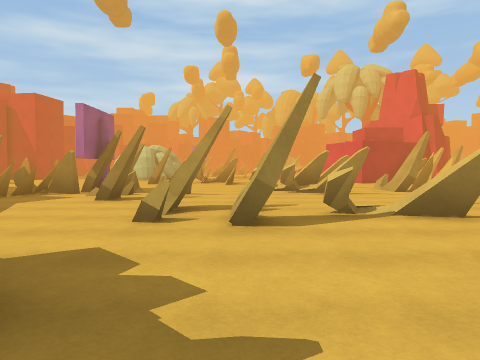
View 1 (above)

24 first-person views from a walk through a scene from a Unity 3-D project. The camera is 1.3 m above the floor, tilts 2° down and sees 70° across. The floor is counted in squares, 1.8 m on a side. Each view is taken from the middle of a square. On the plan, view 1 faces up. The plan holds only what a view shows up to about 11 squares ahead; the rest is blank. The place goes on beyond the plan. The player is left out.

View 2
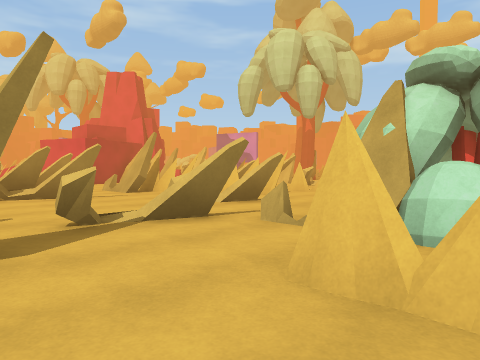

View 3
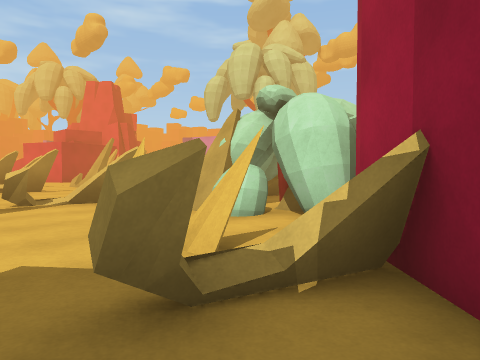

View 4
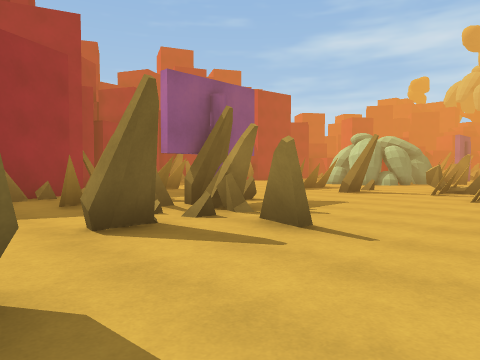

View 5
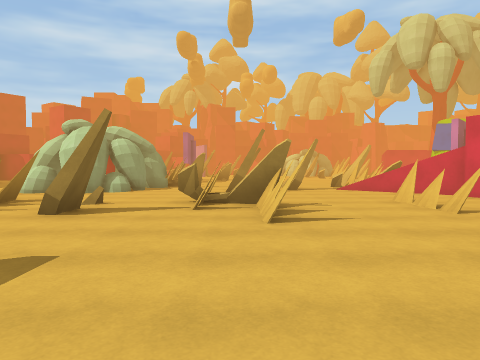

View 6
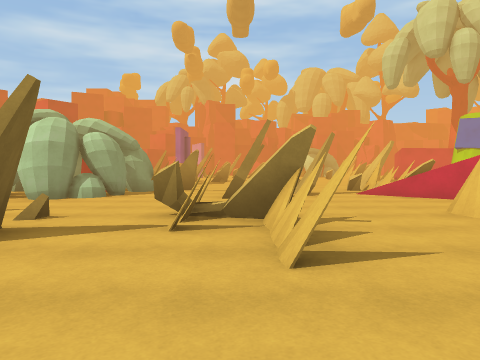

View 7
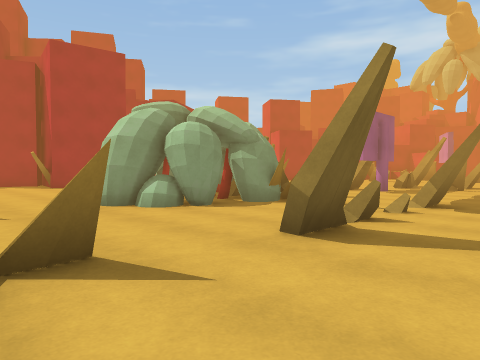

View 8
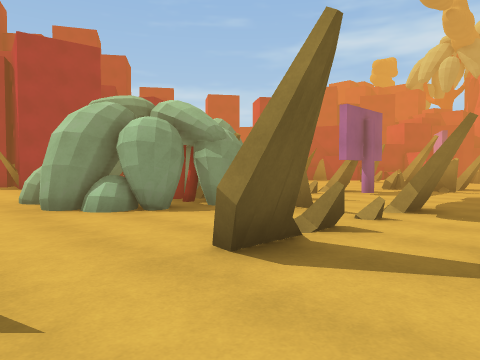

View 9
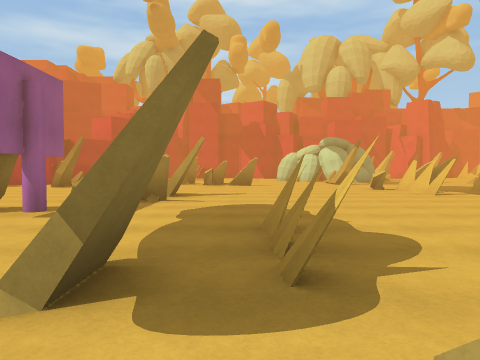

View 10
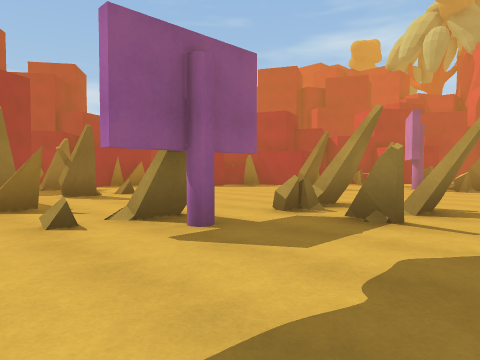

View 11
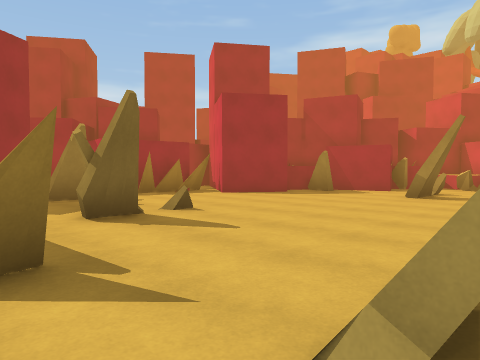

View 12
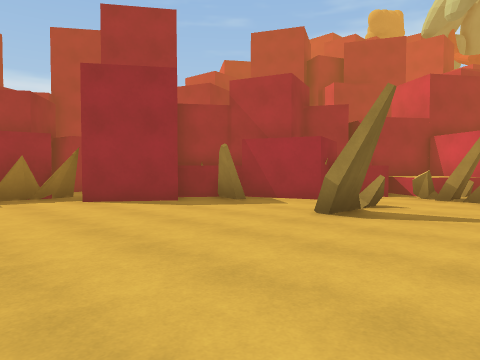

View 13
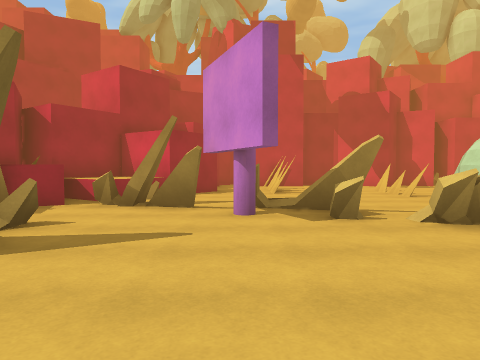

View 14
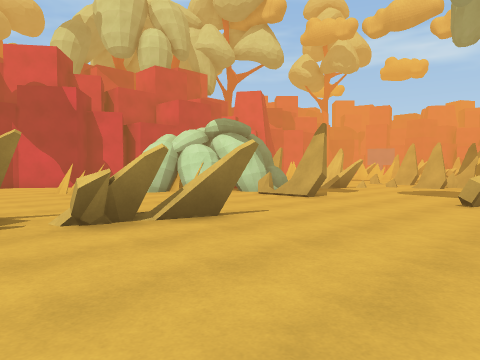

View 15
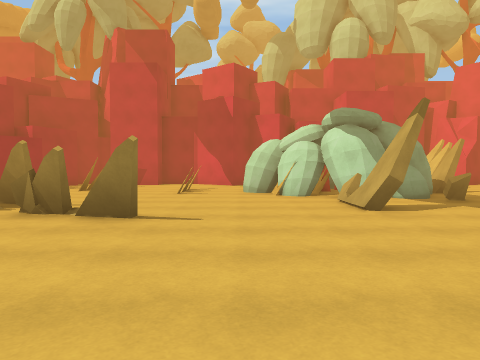

View 16
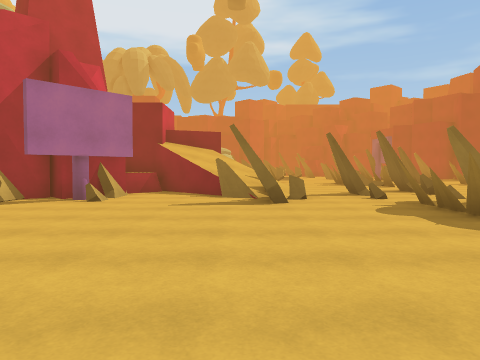

View 17
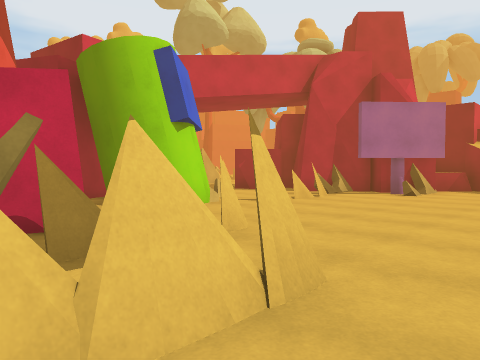

View 18
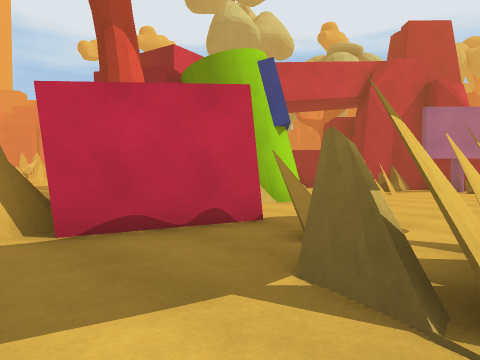

View 19
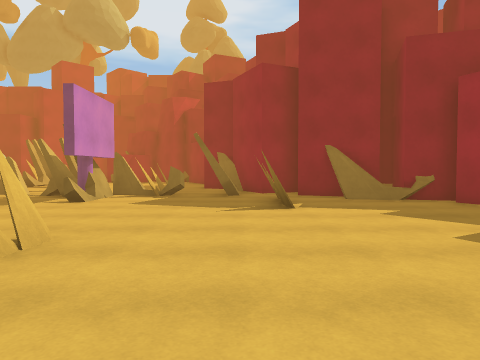

View 20
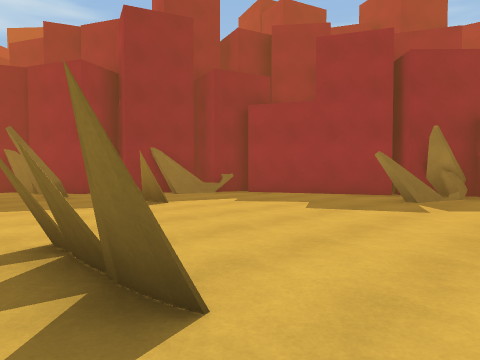

View 21
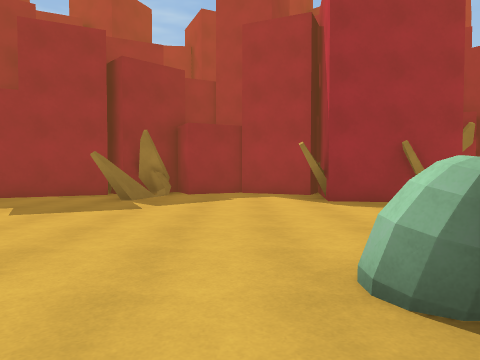

View 22
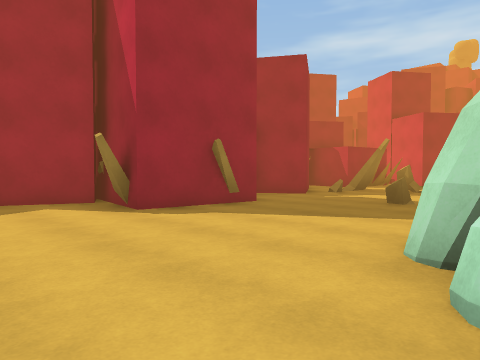

View 23
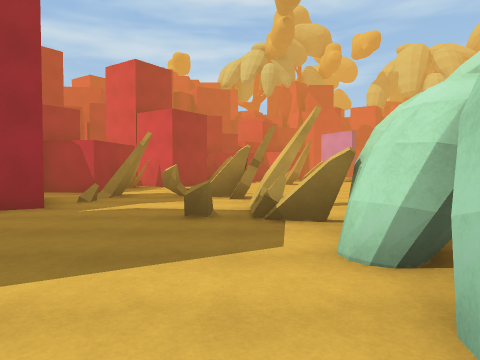

View 24
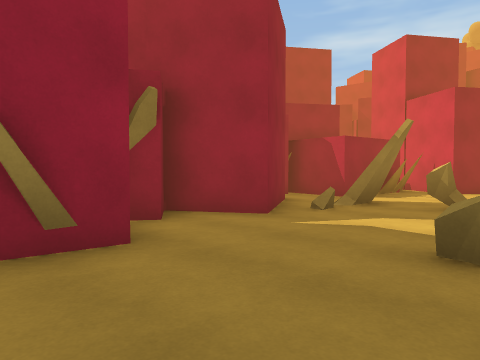

### Floor plan
Key: @ floor where view 1 was taken; # wall or solid block; x gap in a wall; . main floor; : floor 1 m higher than the main floor; ^ raised ledge; O other object.
Columns run from 15 left of view 1 to 9 right of it. Each row starts with its distance up from view 1.
 42         ###.O..OOOO O
 41      ##^^#.....O..OOO
 40       ^^^O........OOOOO.
 39        ^OO..........OO .
 38      ##O..OOOO.....O...O
 37     ##O#.....O.....O...
 36     ##..O.....OO........
 35     #O..O................
 34  ####...................#
 33   O#................OO..O
 32   O.................OOOx#
 31   #.................OOO.
 30 ###.........OO........O..
 29  ..OOO.......O...........
 28  #.O.OO....O#............
 27  ##.......O.............O
 26  ##.....O.......O.......O
 25  #...O.O   O....O.......O
 24  ##....OOOOO..O.O.......#
 23   ##...OOOOOO.O...O...O##
 22  ##....OOOO.....O.OO#.###
 21 ##O....OOOOO..O.O.#:###
 20 #.......O#O...O....###
 19 #..................##
 18 #............O......#
 17 #O.......O...OOO..O.
 16 ##O......O.O.O.O..O
 15 ##.............O..O
 14  #................
 13  ##...O..........OOO
 12   #...O..........   O
 11   ##O.O.........OO .OO
 10    ###.O.OOOOO..OOO..O
  9      ##O.OO.OOO...O..OO
  8        O.O..O.......  O
  7        ##..........O. O.O
  6            ...O.....OO..O
  5            ...OO.OO...
  4             ........  O
  3              ......OOOO
  2               ...O.OOOO
  1               ...O.OOOO
  0                @.O.##
 -1                .OO##
 -2                . ##

Where each view was taken, in squares from view 1:
view 1: 0 up, 0 right, facing up
view 2: 1 up, 0 right, facing up-right
view 3: 2 down, 0 right, facing up-right
view 4: 6 up, 1 right, facing up-left
view 5: 10 up, 1 left, facing up
view 6: 12 up, 1 left, facing up
view 7: 17 up, 1 right, facing up-left
view 8: 18 up, 1 right, facing up-left
view 9: 22 up, 0 right, facing up
view 10: 25 up, 0 right, facing up-left
view 11: 26 up, 4 left, facing up-left
view 12: 30 up, 4 left, facing up-left
view 13: 32 up, 4 left, facing up
view 14: 32 up, 3 left, facing up-right
view 15: 31 up, 2 right, facing up
view 16: 31 up, 4 right, facing down
view 17: 33 up, 4 right, facing down-right
view 18: 35 up, 5 right, facing down-right
view 19: 19 up, 8 left, facing down
view 20: 19 up, 5 left, facing down-left
view 21: 19 up, 5 left, facing left
view 22: 18 up, 7 left, facing up-left
view 23: 20 up, 9 left, facing up
view 24: 22 up, 9 left, facing up-left
